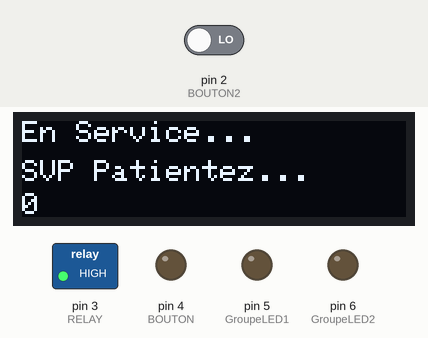
Simulated run of this sketch. Board: Arduino Uno, built with avr-gcc and run on an emulated ATmega328P. On the bench: 128×32 one-colour display, switched loads named in the sketch (green lamp = pin HIGH), output pins drawn as LEDs (lit = HIGH). The inputs (shaded band) are chosen by the test bench; at power-on: pin 2 (BOUTON2) LOW. The display library's start-up logo is not drawn; what the sketch prints to the serial monitor is not drawn.

Above: at 3.2 s.
3.3 s: pin 2 (BOUTON2) driven HIGH
At 3.8 s:
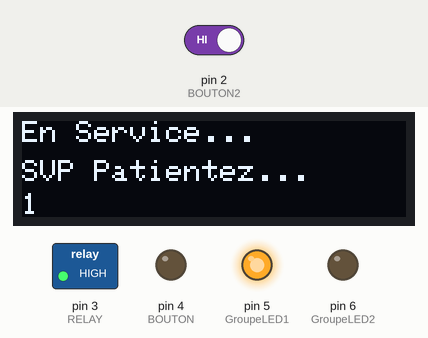
At 5.6 s:
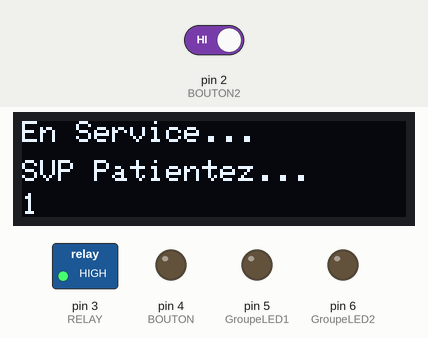
Timing chart, 0 to 12.4 s (numbered marks = the images above; inputs shaded):
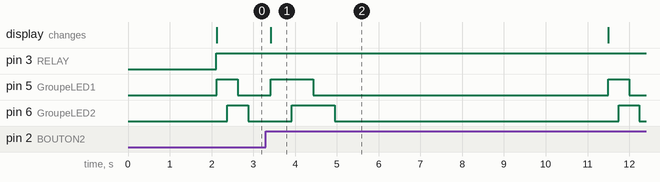

The sketch:

Distributeur_de_Liquide.ino
```cpp
//This example has to be used with any SSD1306 screen Vertical/Horizontal screen with ~1" spec.
//This example use the Adafruits libs.
//AIDE: http://adafruit.github.io/Adafruit_SSD1306/html/index.html
//AIDE: https://projetsdiy.fr/ssd1306-mini-ecran-oled-i2c-128x64-arduino/
//AIDE: https://www.makerguides.com/max7219-led-dot-matrix-display-arduino-tutorial/
//AIDE {Sprite Generator}: https://gurgleapps.com/tools/matrix
//AIDE {Sprite Generator}: https://amperka.github.io/led-matrix-editor/

//------------------------------------------------SCREEN------------------------------------------------
//---DECLARATION_SCREEN---
#include <SPI.h>
#include <Wire.h>
#include <Adafruit_GFX.h>
#include <Adafruit_SSD1306.h>

#define SCREEN_WIDTH 128 // OLED display width, in pixels
#define SCREEN_HEIGHT 32 // OLED display height, in pixels

// Declaration for an SSD1306 display connected to I2C (SDA, SCL pins)
#define OLED_RESET  4 // Reset pin # (or -1 if sharing Arduino reset pin)
Adafruit_SSD1306 display(SCREEN_WIDTH, SCREEN_HEIGHT, &Wire, OLED_RESET);
//---DECLARATION_SCREEN---
//------------------------------------------------SCREEN-------------------------------------------------

//------------------------------------------------LED_Avant-------------------------------------------------
const int GroupeLED1 = 5; //Composition LED: 1 et 3.
const int GroupeLED2 = 6; //Composition LED: 2 et 4.

int luminosite = 0;       //Luminositee des LEDs.
int degraderNB = 5;       //Nombre de degrader des LEDs.
//------------------------------------------------LED_Avant-------------------------------------------------

/*
//------------------------------------------------MATRICE------------------------------------------------
//-----DECLARATION_MATRICE-----
//  Include the required Arduino libraries:
//  Declaration des libs necessaires
#include <MD_Parola.h>
#include <MD_MAX72xx.h>
#include <SPI.h>
//-----DECLARATION_MATRICE-----

//-----CONFIGURATION_MATRICE-----
//  Define hardware type, size, and output pins:
//  Declaration des infos de la matrice (Type,taille,Pins)
#define HARDWARE_TYPE MD_MAX72XX::GENERIC_HW
#define MAX_DEVICES 1
#define CS_PIN 11
//  Setup for software SPI:
//  Declaration specifique au protocole SPI
#define DATA_PIN 10
#define CLK_PIN 12
MD_Parola myDisplay = MD_Parola(HARDWARE_TYPE, DATA_PIN, CLK_PIN, CS_PIN, MAX_DEVICES);
//-----CONFIGURATION_MATRICE-----

//---DESSIN_MATRICE---
//Bitmap
const uint8_t F_Boisson = 5;                            // F mean Frame, number of Frame
const uint8_t W_Boisson = 8;                            // W mean Width, number of data
const uint8_t PROGMEM Boisson[F_Boisson * W_Boisson] =  // Ma Boisson
{
  0x81, 0x81, 0x81, 0x81, 0x81, 0x81, 0x81, 0xff,
  0x81, 0x81, 0x81, 0x81, 0x81, 0xbd, 0x81, 0xff,
  0x81, 0x81, 0x81, 0xbd, 0x81, 0xbd, 0x81, 0xff,
  0x81, 0xbd, 0x81, 0xbd, 0x81, 0xbd, 0x81, 0xff,
  0x99, 0xbd, 0xbd, 0xbd, 0xbd, 0xbd, 0xbd, 0xff
};
//---DESSIN_MATRICE---
//------------------------------------------------MATRICE------------------------------------------------
*/

//-------------FONCTION_PRINCIPALE-------------
const int RELAY = 3;   //Pin Signale du Relay
const int BOUTON = 4;  //Pin Signale du Bouton de commande
const int BOUTON2 = 2; //Pin Signale du Bouton de commande secondaire
//-------------FONCTION_PRINCIPALE-------------

void setup() {
  Serial.begin(9600);
  //------------------------------------------------SCREEN------------------------------------------------
  //---INIT_SCREEN---
  // SSD1306_SWITCHCAPVCC = generate display voltage from 3.3V internally
  if(!display.begin(SSD1306_SWITCHCAPVCC, 0x3C)) { // Address 0x3C for 128x32
    Serial.println(F("SSD1306 allocation failed"));
    for(;;); // Don't proceed, loop forever
  }
  // Show initial display buffer contents on the screen --
  // the library initializes this with an Adafruit splash screen.
  display.display();
  // Clear the buffer
  display.clearDisplay();
  delay(2048);
  // display.display() is NOT necessary after every single drawing command,
  // unless that's what you want...rather, you can batch up a bunch of
  // drawing operations and then update the screen all at once by calling
  // display.display(). These examples demonstrate both approaches...
  //---INIT_SCREEN---
  //------------------------------------------------SCREEN------------------------------------------------

  /*
  //------------------------------------------------MATRICE------------------------------------------------
  myDisplay.begin();                        //  Initialisation de l'objet "MD_Parola"
  myDisplay.setIntensity(0);                //  Indication de l'intensité des LEDs (0-15)
  myDisplay.displayClear();                 //  Nettoyage de l'ecran

  //Affichage_Matrice_Texte_Scrolling();    //  Lancement d'un texte qui défile
  //Affichage_Sprite();                     //  Lancement d'un dessin animé
  //------------------------------------------------MATRICE------------------------------------------------
  */

  //------------------------------------------------LED_Avant-------------------------------------------------
  pinMode(GroupeLED1, OUTPUT);              //Initialisation du Groupement de LEDs 1
  pinMode(GroupeLED2, OUTPUT);              //Initialisation du Groupement de LEDs 2
  //------------------------------------------------LED_Avant-------------------------------------------------

  //---INIT_PIN---
  pinMode(RELAY,OUTPUT);                   //Initialisation du Pin Signale du Relay
  pinMode(BOUTON,OUTPUT);                   //Initialisation du Pin Signale du Bouton de commande
  pinMode(BOUTON2,INPUT);                 //Initialisation du Pin Signale du Bouton de commande secondaire
  //---INIT_PIN---

  //HelloWorld();
}

void loop() {
  // put your main code here, to run repeatedly:
  // Outil_Refresh_Annimation();   //  Outil permettant l'actualisation des dessins lancé (MATRICE)
  Tirage();                     //  Fonction principal.
  Tirage_Prolonge(6000);        //  Fonction de Tirage programmable.
}

void HelloWorld(void){
  display.clearDisplay();           //Nettoyage du 'buffer' de l'ecran
  Serial.println("HelloWorld!!!");  //Message visible dans la console

  display.setTextColor(WHITE);      // La couleur du texte
  display.setCursor(0,0);           // On va ecrire en x=0, y=0
  display.print("Hello,");          // Un print pour écrire du texte sur l'ecran
  display.println(" world!");       // Un println pour écrire du texte sur l'ecran
  display.display();                // Affichage du Resultat
  }

void Tirage(void){
  bool BOUTON_ETAT = digitalRead(BOUTON);                           //Enregistrement de la Valeur detectee au Pin Signale du Bouton de commande
  Serial.print("Etat Bouton #1: ");
  Serial.println(BOUTON_ETAT);

  if(BOUTON_ETAT == true)                                           //Si le bouton n'est pas actionner alors...
    {
      display.clearDisplay();                                       //Nettoyage du 'buffer' de l'ecran
      Serial.println("Bouton Non Actionner donc Relay OUVERT,");    //Message dans la console serie
      Serial.println("Aucun flux eletrique ne passe.");             //Message dans la console serie

      display.setTextColor(WHITE);                   // La couleur du texte
      display.setCursor(0,0);                        // On va ecrire en x=0, y=0
      display.print("En Attente...");                // Un println pour écrire du texte sur l'ecran

      display.setTextColor(WHITE);                   // La couleur du texte
      display.setCursor(0,10);                       // On va ecrire en x=0, y=10
      display.print("Distrib Dispo...");             // Un println pour écrire du texte sur l'ecran

      //Volume de liquide deplacer par la pompe
      //D'apres la doc (https://tinyurl.com/GikfunMiniPompeaAIR), la pompe deplace 1,5 Litre/Minutes
      display.setTextColor(WHITE);                   // La couleur du texte
      display.setCursor(0,20);                       // On va ecrire en x=0, y=20
      display.print("Volume 1,5L/Min");              // Un println pour écrire du texte sur l'ecran

      digitalWrite(RELAY,LOW);                       //...Alors le RELAY sera DESACTIVER.
      display.display();                             // Affichage du Resultat
      LED_Respiration();
      delay(250);
    }

  else if (BOUTON_ETAT == false)                                  //Si le bouton est actionner alors...
    {
      display.clearDisplay();                                     //Nettoyage du 'buffer' de l'ecran
      Serial.println("Bouton Actionner donc Relay FERMER,");      //Message a lire dans la console serie
      Serial.println("Un flux eletrique passe.");                 //Message a lire dans la console serie

      display.setTextColor(WHITE);                   // La couleur du texte
      display.setCursor(0,0);                        // On va ecrire en x=0, y=0
      display.print("En Service...");                // Un println pour écrire du texte sur l'ecran

      display.setTextColor(WHITE);                   // La couleur du texte
      display.setCursor(0,13);                       // On va ecrire en x=0, y=0
      display.print("SVP Patientez...");             // Un println pour écrire du texte sur l'ecran

      display.setTextColor(WHITE);                   // La couleur du texte
      display.setCursor(0,24);                       // On va ecrire en x=0, y=0
      display.print(BOUTON_ETAT);                    // Un println pour écrire du texte sur l'ecran

      digitalWrite(RELAY,HIGH);                      //...Alors le RELAY sera ACTIVER.
      display.display();                             // Affichage du Resultat
      LED_bargraph(250);
      delay(250);
    }
  }

void Tirage_Prolonge(int duree){
  bool BOUTON2_ETAT = digitalRead(BOUTON2);                         //Enregistrement de la Valeur detectee au Pin Signale du Bouton de commande secondaire
  Serial.print("Etat Bouton #2: ");
  Serial.println(BOUTON2_ETAT);

  if(BOUTON2_ETAT == true)                                           //Si le bouton2 est actionner alors...
    {
      display.clearDisplay();                                     //Nettoyage du 'buffer' de l'ecran
      Serial.println("Bouton2 Actionner donc Relay FERMER,");      //Message a lire dans la console serie
      Serial.println("Un flux eletrique passe.");                 //Message a lire dans la console serie

      display.setTextColor(WHITE);                   // La couleur du texte
      display.setCursor(0,0);                        // On va ecrire en x=0, y=0
      display.print("En Service...");                // Un println pour écrire du texte sur l'ecran

      display.setTextColor(WHITE);                   // La couleur du texte
      display.setCursor(0,13);                       // On va ecrire en x=0, y=0
      display.print("SVP Patientez...");             // Un println pour écrire du texte sur l'ecran

      display.setTextColor(WHITE);                   // La couleur du texte
      display.setCursor(0,24);                       // On va ecrire en x=0, y=0
      display.print(BOUTON2_ETAT);                    // Un println pour écrire du texte sur l'ecran

      digitalWrite(RELAY,HIGH);                      //...Alors le RELAY sera ACTIVER.
      display.display();                            //Affichage du Resultat
      LED_bargraph(512);                             //Jeu de lumière

      delay(duree);                                  //Tirage déja programmer pendant 6 secondes.
    }
  }

/*
//------------------------------------------------MATRICE------------------------------------------------
void Affichage_Sprite(void){
  //Fonction permettant l'affichage d'un dessin animé
  myDisplay.displayClear();                                                                     //  Methode permettant de nettoyer l'ecran
  myDisplay.setSpriteData(Boisson, W_Boisson, F_Boisson, Boisson, W_Boisson, F_Boisson);        //  Methode permettant de selectionner le dessin a afficher et saisir ses specs // setSpriteData(inData, inWidth, inFrames, outData, outWidth, outFrames)
  myDisplay.displayText("", PA_CENTER, 450, 1000,PA_SPRITE, PA_NO_EFFECT);                      //  Methode permettant l'affichage du dessin animé //https://majicdesigns.github.io/MD_Parola/class_m_d___parola.html#a53b4c922a283ce2304a91e970e56c45d
  //myDisplay.displayText("U", PA_CENTER, 50, 1000,PA_SPRITE, PA_SCROLL_UP);                    //  Methode permettant l'affichage du dessin animé //https://majicdesigns.github.io/MD_Parola/class_m_d___parola.html#a53b4c922a283ce2304a91e970e56c45d
  }

void Outil_Refresh_Annimation(void){
  //Pour les animations (Scrollin,Sprite,etc...):
  //On verfie qu'une animation est lancée et une fois que c'est terminer on lance un RESET de l'ecran.
  if (myDisplay.displayAnimate()) {
    myDisplay.displayReset();
    }
  }
//------------------------------------------------MATRICE------------------------------------------------
*/

void LED_Respiration(void){
  //Effet Respiration sur les LEDs
  //Aide: https://www.arduino.cc/en/tutorial/fade

  analogWrite(GroupeLED1, luminosite);
  analogWrite(GroupeLED2, luminosite);

  // change the brightness for next time through the loop:
  luminosite = luminosite + degraderNB;
  // reverse the direction of the fading at the ends of the fade:
  if (luminosite <= 0 || luminosite >= 164) {
    degraderNB = -degraderNB;
  }
  // wait for 30 milliseconds to see the dimming effect
  delay(32);
  }

void LED_toutes(int duree){
  //Fonction permettant d'allumer/eteindre les LEDS saisies.

  digitalWrite(GroupeLED1, HIGH);//GroupeLED1 ON
  digitalWrite(GroupeLED2, HIGH);//GroupeLED2 ON

  delay(duree);

  digitalWrite(GroupeLED1, LOW); //GroupeLED1 OFF
  digitalWrite(GroupeLED2, LOW); //GroupeLED2 OFF
  }

void LED_bargraph(int choix){
  //Fonction permettant d'utiliser les LEDs d'une facon differente.

  digitalWrite(GroupeLED1, HIGH);//GroupeLED1 ON
  delay(choix);
  digitalWrite(GroupeLED2, HIGH);//GroupeLED2 ON
  delay(choix);
  digitalWrite(GroupeLED1, LOW); //GroupeLED1 OFF
  delay(choix);
  digitalWrite(GroupeLED2, LOW); //GroupeLED2 OFF
  delay(choix);
  }
```

Measured:
- after the input at 3.3 s, the display: changes after 0.11 s (image 1)
